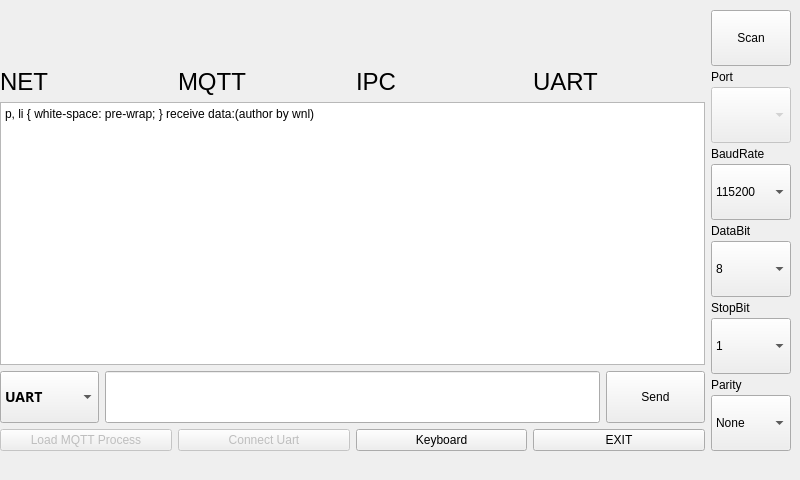
<?xml version="1.0" encoding="UTF-8"?>
<ui version="4.0">
 <class>MainWindow</class>
 <widget class="QMainWindow" name="MainWindow">
  <property name="geometry">
   <rect>
    <x>0</x>
    <y>0</y>
    <width>800</width>
    <height>480</height>
   </rect>
  </property>
  <property name="windowTitle">
   <string>MainWindow</string>
  </property>
  <widget class="QWidget" name="centralwidget">
   <widget class="QWidget" name="layoutWidget">
    <property name="geometry">
     <rect>
      <x>0</x>
      <y>10</y>
      <width>791</width>
      <height>441</height>
     </rect>
    </property>
    <layout class="QHBoxLayout" name="horizontalLayout_5" stretch="9,1">
     <item>
      <layout class="QVBoxLayout" name="verticalLayout" stretch="1,0,5,1,1">
       <item>
        <layout class="QHBoxLayout" name="horizontalLayout_2">
         <property name="leftMargin">
          <number>60</number>
         </property>
         <property name="topMargin">
          <number>0</number>
         </property>
         <property name="rightMargin">
          <number>0</number>
         </property>
         <item>
          <widget class="QLabel" name="led_wifi">
           <property name="sizePolicy">
            <sizepolicy hsizetype="Expanding" vsizetype="Expanding">
             <horstretch>0</horstretch>
             <verstretch>0</verstretch>
            </sizepolicy>
           </property>
           <property name="text">
            <string/>
           </property>
           <property name="pixmap">
            <pixmap resource="wifi1.qrc">:/resource/WIFI_disconnect.png</pixmap>
           </property>
          </widget>
         </item>
         <item>
          <widget class="QLabel" name="led1">
           <property name="sizePolicy">
            <sizepolicy hsizetype="Expanding" vsizetype="Expanding">
             <horstretch>0</horstretch>
             <verstretch>0</verstretch>
            </sizepolicy>
           </property>
           <property name="text">
            <string/>
           </property>
           <property name="pixmap">
            <pixmap resource="wifi1.qrc">:/resource/led_off.png</pixmap>
           </property>
          </widget>
         </item>
         <item>
          <widget class="QLabel" name="led1_2">
           <property name="sizePolicy">
            <sizepolicy hsizetype="Expanding" vsizetype="Expanding">
             <horstretch>0</horstretch>
             <verstretch>0</verstretch>
            </sizepolicy>
           </property>
           <property name="text">
            <string/>
           </property>
           <property name="pixmap">
            <pixmap resource="wifi1.qrc">:/resource/led_off.png</pixmap>
           </property>
          </widget>
         </item>
         <item>
          <widget class="QLabel" name="led1_3">
           <property name="sizePolicy">
            <sizepolicy hsizetype="Expanding" vsizetype="Expanding">
             <horstretch>0</horstretch>
             <verstretch>0</verstretch>
            </sizepolicy>
           </property>
           <property name="text">
            <string/>
           </property>
           <property name="pixmap">
            <pixmap resource="wifi1.qrc">:/resource/led_off.png</pixmap>
           </property>
          </widget>
         </item>
        </layout>
       </item>
       <item>
        <layout class="QHBoxLayout" name="horizontalLayout_6">
         <property name="leftMargin">
          <number>0</number>
         </property>
         <property name="topMargin">
          <number>0</number>
         </property>
         <property name="rightMargin">
          <number>0</number>
         </property>
         <property name="bottomMargin">
          <number>0</number>
         </property>
         <item>
          <widget class="QLabel" name="label_13">
           <property name="sizePolicy">
            <sizepolicy hsizetype="Expanding" vsizetype="Expanding">
             <horstretch>0</horstretch>
             <verstretch>0</verstretch>
            </sizepolicy>
           </property>
           <property name="styleSheet">
            <string notr="true">QLabel {
    font-family: &quot;Microsoft YaHei&quot;;
    font-size: 24px;
    color: black;
}</string>
           </property>
           <property name="text">
            <string>NET</string>
           </property>
           <property name="textFormat">
            <enum>Qt::PlainText</enum>
           </property>
          </widget>
         </item>
         <item>
          <widget class="QLabel" name="label_net">
           <property name="enabled">
            <bool>true</bool>
           </property>
           <property name="sizePolicy">
            <sizepolicy hsizetype="Expanding" vsizetype="Expanding">
             <horstretch>0</horstretch>
             <verstretch>0</verstretch>
            </sizepolicy>
           </property>
           <property name="text">
            <string/>
           </property>
           <property name="pixmap">
            <pixmap resource="wifi1.qrc">:/resource/status_off.png</pixmap>
           </property>
          </widget>
         </item>
         <item>
          <widget class="QLabel" name="label_16">
           <property name="sizePolicy">
            <sizepolicy hsizetype="Expanding" vsizetype="Expanding">
             <horstretch>0</horstretch>
             <verstretch>0</verstretch>
            </sizepolicy>
           </property>
           <property name="styleSheet">
            <string notr="true">QLabel {
    font-family: &quot;Microsoft YaHei&quot;;
    font-size: 24px;
    color: black;
}</string>
           </property>
           <property name="text">
            <string>MQTT</string>
           </property>
           <property name="textFormat">
            <enum>Qt::PlainText</enum>
           </property>
          </widget>
         </item>
         <item>
          <widget class="QLabel" name="label_mqtt">
           <property name="sizePolicy">
            <sizepolicy hsizetype="Expanding" vsizetype="Expanding">
             <horstretch>0</horstretch>
             <verstretch>0</verstretch>
            </sizepolicy>
           </property>
           <property name="text">
            <string/>
           </property>
           <property name="pixmap">
            <pixmap resource="wifi1.qrc">:/resource/status_off.png</pixmap>
           </property>
          </widget>
         </item>
         <item>
          <widget class="QLabel" name="label_18">
           <property name="sizePolicy">
            <sizepolicy hsizetype="Expanding" vsizetype="Expanding">
             <horstretch>0</horstretch>
             <verstretch>0</verstretch>
            </sizepolicy>
           </property>
           <property name="styleSheet">
            <string notr="true">QLabel {
    font-family: &quot;Microsoft YaHei&quot;;
    font-size: 24px;
    color: black;
}</string>
           </property>
           <property name="text">
            <string>IPC</string>
           </property>
           <property name="textFormat">
            <enum>Qt::PlainText</enum>
           </property>
          </widget>
         </item>
         <item>
          <widget class="QLabel" name="label_ipc">
           <property name="sizePolicy">
            <sizepolicy hsizetype="Expanding" vsizetype="Expanding">
             <horstretch>0</horstretch>
             <verstretch>0</verstretch>
            </sizepolicy>
           </property>
           <property name="text">
            <string/>
           </property>
           <property name="pixmap">
            <pixmap resource="wifi1.qrc">:/resource/status_off.png</pixmap>
           </property>
          </widget>
         </item>
         <item>
          <widget class="QLabel" name="label_20">
           <property name="sizePolicy">
            <sizepolicy hsizetype="Expanding" vsizetype="Expanding">
             <horstretch>0</horstretch>
             <verstretch>0</verstretch>
            </sizepolicy>
           </property>
           <property name="styleSheet">
            <string notr="true">QLabel {
    font-family: &quot;Microsoft YaHei&quot;;
    font-size: 24px;
    color: black;
}</string>
           </property>
           <property name="text">
            <string>UART</string>
           </property>
           <property name="textFormat">
            <enum>Qt::PlainText</enum>
           </property>
          </widget>
         </item>
         <item>
          <widget class="QLabel" name="label_uart">
           <property name="sizePolicy">
            <sizepolicy hsizetype="Expanding" vsizetype="Expanding">
             <horstretch>0</horstretch>
             <verstretch>0</verstretch>
            </sizepolicy>
           </property>
           <property name="text">
            <string/>
           </property>
           <property name="pixmap">
            <pixmap resource="wifi1.qrc">:/resource/status_off.png</pixmap>
           </property>
          </widget>
         </item>
        </layout>
       </item>
       <item>
        <widget class="QTextBrowser" name="textBrowser">
         <property name="styleSheet">
          <string notr="true">font: 14pt &quot;Sans Serif&quot;;</string>
         </property>
         <property name="html">
          <string>&lt;!DOCTYPE HTML PUBLIC &quot;-//W3C//DTD HTML 4.0//EN&quot; &quot;http://www.w3.org/TR/REC-html40/strict.dtd&quot;&gt;
&lt;html&gt;&lt;head&gt;&lt;meta name=&quot;qrichtext&quot; content=&quot;1&quot; /&gt;&lt;style type=&quot;text/css&quot;&gt;
p, li { white-space: pre-wrap; }
&lt;/style&gt;&lt;/head&gt;&lt;body style=&quot; font-family:'Sans Serif'; font-size:14pt; font-weight:400; font-style:normal;&quot;&gt;
&lt;p style=&quot; margin-top:0px; margin-bottom:0px; margin-left:0px; margin-right:0px; -qt-block-indent:0; text-indent:0px;&quot;&gt;receive data:(author by wnl)&lt;/p&gt;&lt;/body&gt;&lt;/html&gt;</string>
         </property>
         <property name="placeholderText">
          <string>receive data:</string>
         </property>
        </widget>
       </item>
       <item>
        <layout class="QHBoxLayout" name="horizontalLayout_3" stretch="1,5,1">
         <item>
          <widget class="QComboBox" name="comboBox_send">
           <property name="sizePolicy">
            <sizepolicy hsizetype="Expanding" vsizetype="Expanding">
             <horstretch>0</horstretch>
             <verstretch>0</verstretch>
            </sizepolicy>
           </property>
           <property name="font">
            <font>
             <family>Sans Serif</family>
             <pointsize>-1</pointsize>
             <weight>75</weight>
             <italic>false</italic>
             <bold>true</bold>
            </font>
           </property>
           <property name="styleSheet">
            <string notr="true">QComboBox { height: 20px; font-size: 14px; }</string>
           </property>
           <property name="maxVisibleItems">
            <number>2</number>
           </property>
           <property name="sizeAdjustPolicy">
            <enum>QComboBox::AdjustToContents</enum>
           </property>
           <property name="iconSize">
            <size>
             <width>32</width>
             <height>32</height>
            </size>
           </property>
           <item>
            <property name="text">
             <string>UART</string>
            </property>
           </item>
           <item>
            <property name="text">
             <string>MQTT</string>
            </property>
           </item>
           <item>
            <property name="text">
             <string>CMD</string>
            </property>
           </item>
          </widget>
         </item>
         <item>
          <widget class="QLineEdit" name="lineEdit">
           <property name="sizePolicy">
            <sizepolicy hsizetype="Expanding" vsizetype="Expanding">
             <horstretch>0</horstretch>
             <verstretch>0</verstretch>
            </sizepolicy>
           </property>
           <property name="styleSheet">
            <string notr="true">font: 14pt &quot;Sans Serif&quot;;</string>
           </property>
          </widget>
         </item>
         <item>
          <widget class="QPushButton" name="pushButton">
           <property name="sizePolicy">
            <sizepolicy hsizetype="Expanding" vsizetype="Ignored">
             <horstretch>0</horstretch>
             <verstretch>0</verstretch>
            </sizepolicy>
           </property>
           <property name="styleSheet">
            <string notr="true">font: 14pt &quot;Sans Serif&quot;;</string>
           </property>
           <property name="text">
            <string>Send</string>
           </property>
          </widget>
         </item>
        </layout>
       </item>
       <item>
        <layout class="QHBoxLayout" name="horizontalLayout_4">
         <item>
          <widget class="QPushButton" name="pushButton_mqtt">
           <property name="enabled">
            <bool>false</bool>
           </property>
           <property name="styleSheet">
            <string notr="true">font: 14pt &quot;Sans Serif&quot;;</string>
           </property>
           <property name="text">
            <string>Load MQTT Process</string>
           </property>
           <property name="checkable">
            <bool>true</bool>
           </property>
          </widget>
         </item>
         <item>
          <widget class="QPushButton" name="con_uart">
           <property name="enabled">
            <bool>false</bool>
           </property>
           <property name="styleSheet">
            <string notr="true">font: 14pt &quot;Sans Serif&quot;;</string>
           </property>
           <property name="text">
            <string>Connect Uart</string>
           </property>
           <property name="checkable">
            <bool>true</bool>
           </property>
          </widget>
         </item>
         <item>
          <widget class="QPushButton" name="pushButton_5">
           <property name="styleSheet">
            <string notr="true">font: 14pt &quot;Sans Serif&quot;;</string>
           </property>
           <property name="text">
            <string>Keyboard</string>
           </property>
           <property name="checkable">
            <bool>true</bool>
           </property>
          </widget>
         </item>
         <item>
          <widget class="QPushButton" name="pushButton_4">
           <property name="styleSheet">
            <string notr="true">font: 14pt &quot;Sans Serif&quot;;</string>
           </property>
           <property name="text">
            <string>EXIT</string>
           </property>
          </widget>
         </item>
        </layout>
       </item>
      </layout>
     </item>
     <item>
      <layout class="QVBoxLayout" name="verticalLayout_2" stretch="3,1,3,1,3,1,3,1,3,1,3">
       <property name="spacing">
        <number>1</number>
       </property>
       <item>
        <widget class="QPushButton" name="pushButton_scan">
         <property name="sizePolicy">
          <sizepolicy hsizetype="Expanding" vsizetype="Expanding">
           <horstretch>0</horstretch>
           <verstretch>0</verstretch>
          </sizepolicy>
         </property>
         <property name="styleSheet">
          <string notr="true">font: 14pt &quot;Sans Serif&quot;;</string>
         </property>
         <property name="text">
          <string>Scan</string>
         </property>
        </widget>
       </item>
       <item>
        <widget class="QLabel" name="label_10">
         <property name="sizePolicy">
          <sizepolicy hsizetype="Expanding" vsizetype="Expanding">
           <horstretch>0</horstretch>
           <verstretch>0</verstretch>
          </sizepolicy>
         </property>
         <property name="styleSheet">
          <string notr="true">font: 14pt &quot;Sans Serif&quot;;</string>
         </property>
         <property name="text">
          <string>Port</string>
         </property>
        </widget>
       </item>
       <item>
        <widget class="QComboBox" name="comboBox_port">
         <property name="enabled">
          <bool>false</bool>
         </property>
         <property name="sizePolicy">
          <sizepolicy hsizetype="Expanding" vsizetype="Expanding">
           <horstretch>0</horstretch>
           <verstretch>0</verstretch>
          </sizepolicy>
         </property>
         <property name="styleSheet">
          <string notr="true">font: 14pt &quot;Sans Serif&quot;;</string>
         </property>
        </widget>
       </item>
       <item>
        <widget class="QLabel" name="label_14">
         <property name="sizePolicy">
          <sizepolicy hsizetype="Expanding" vsizetype="Expanding">
           <horstretch>0</horstretch>
           <verstretch>0</verstretch>
          </sizepolicy>
         </property>
         <property name="styleSheet">
          <string notr="true">font: 14pt &quot;Sans Serif&quot;;</string>
         </property>
         <property name="text">
          <string>BaudRate</string>
         </property>
        </widget>
       </item>
       <item>
        <widget class="QComboBox" name="comboBox_baud">
         <property name="sizePolicy">
          <sizepolicy hsizetype="Expanding" vsizetype="Expanding">
           <horstretch>0</horstretch>
           <verstretch>0</verstretch>
          </sizepolicy>
         </property>
         <property name="styleSheet">
          <string notr="true">font: 14pt &quot;Sans Serif&quot;;</string>
         </property>
         <property name="currentIndex">
          <number>2</number>
         </property>
         <item>
          <property name="text">
           <string>9600</string>
          </property>
         </item>
         <item>
          <property name="text">
           <string>38400</string>
          </property>
         </item>
         <item>
          <property name="text">
           <string>115200</string>
          </property>
         </item>
         <item>
          <property name="text">
           <string/>
          </property>
         </item>
        </widget>
       </item>
       <item>
        <widget class="QLabel" name="label_9">
         <property name="sizePolicy">
          <sizepolicy hsizetype="Expanding" vsizetype="Expanding">
           <horstretch>0</horstretch>
           <verstretch>0</verstretch>
          </sizepolicy>
         </property>
         <property name="styleSheet">
          <string notr="true">font: 14pt &quot;Sans Serif&quot;;</string>
         </property>
         <property name="text">
          <string>DataBit</string>
         </property>
        </widget>
       </item>
       <item>
        <widget class="QComboBox" name="comboBox_databit">
         <property name="sizePolicy">
          <sizepolicy hsizetype="Expanding" vsizetype="Expanding">
           <horstretch>0</horstretch>
           <verstretch>0</verstretch>
          </sizepolicy>
         </property>
         <property name="styleSheet">
          <string notr="true">font: 14pt &quot;Sans Serif&quot;;

</string>
         </property>
         <property name="currentIndex">
          <number>2</number>
         </property>
         <item>
          <property name="text">
           <string>6</string>
          </property>
         </item>
         <item>
          <property name="text">
           <string>7</string>
          </property>
         </item>
         <item>
          <property name="text">
           <string>8</string>
          </property>
         </item>
        </widget>
       </item>
       <item>
        <widget class="QLabel" name="label_11">
         <property name="sizePolicy">
          <sizepolicy hsizetype="Expanding" vsizetype="Expanding">
           <horstretch>0</horstretch>
           <verstretch>0</verstretch>
          </sizepolicy>
         </property>
         <property name="styleSheet">
          <string notr="true">font: 14pt &quot;Sans Serif&quot;;</string>
         </property>
         <property name="text">
          <string>StopBit</string>
         </property>
        </widget>
       </item>
       <item>
        <widget class="QComboBox" name="comboBox_stopbit">
         <property name="sizePolicy">
          <sizepolicy hsizetype="Expanding" vsizetype="Expanding">
           <horstretch>0</horstretch>
           <verstretch>0</verstretch>
          </sizepolicy>
         </property>
         <property name="styleSheet">
          <string notr="true">font: 14pt &quot;Sans Serif&quot;;</string>
         </property>
         <item>
          <property name="text">
           <string>1</string>
          </property>
         </item>
         <item>
          <property name="text">
           <string>2</string>
          </property>
         </item>
        </widget>
       </item>
       <item>
        <widget class="QLabel" name="label_12">
         <property name="sizePolicy">
          <sizepolicy hsizetype="Preferred" vsizetype="Expanding">
           <horstretch>0</horstretch>
           <verstretch>0</verstretch>
          </sizepolicy>
         </property>
         <property name="styleSheet">
          <string notr="true">font: 14pt &quot;Sans Serif&quot;;</string>
         </property>
         <property name="text">
          <string>Parity</string>
         </property>
        </widget>
       </item>
       <item>
        <widget class="QComboBox" name="comboBox_parity">
         <property name="sizePolicy">
          <sizepolicy hsizetype="Preferred" vsizetype="Expanding">
           <horstretch>0</horstretch>
           <verstretch>0</verstretch>
          </sizepolicy>
         </property>
         <property name="styleSheet">
          <string notr="true">font: 14pt &quot;Sans Serif&quot;;</string>
         </property>
         <item>
          <property name="text">
           <string>None</string>
          </property>
         </item>
         <item>
          <property name="text">
           <string>Even</string>
          </property>
         </item>
         <item>
          <property name="text">
           <string>Odd</string>
          </property>
         </item>
        </widget>
       </item>
      </layout>
     </item>
    </layout>
   </widget>
  </widget>
  <widget class="QMenuBar" name="menubar">
   <property name="geometry">
    <rect>
     <x>0</x>
     <y>0</y>
     <width>800</width>
     <height>23</height>
    </rect>
   </property>
  </widget>
 </widget>
 <resources>
  <include location="wifi1.qrc"/>
 </resources>
 <connections/>
</ui>
